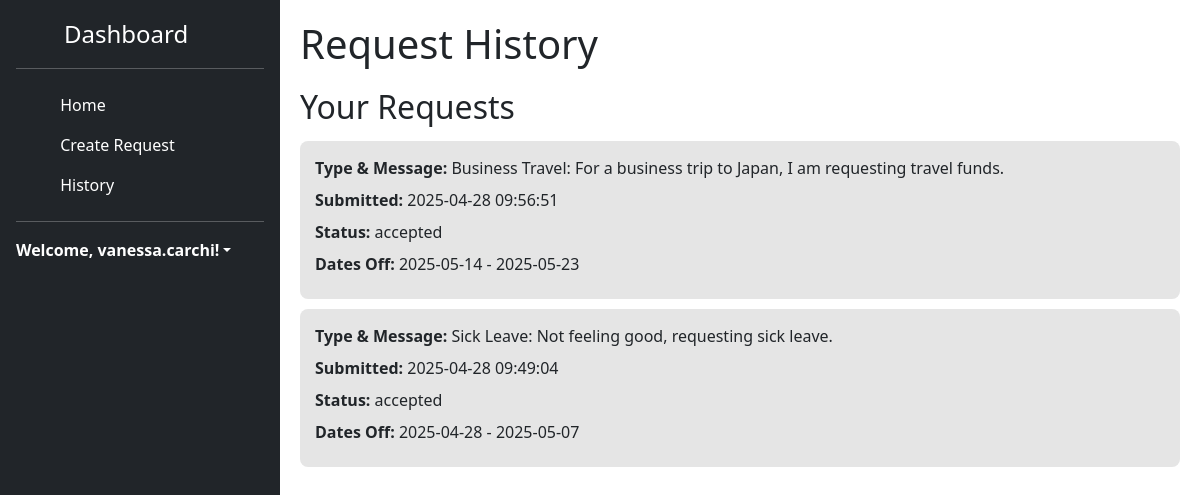
The app's page /request_history (signed in), older data.
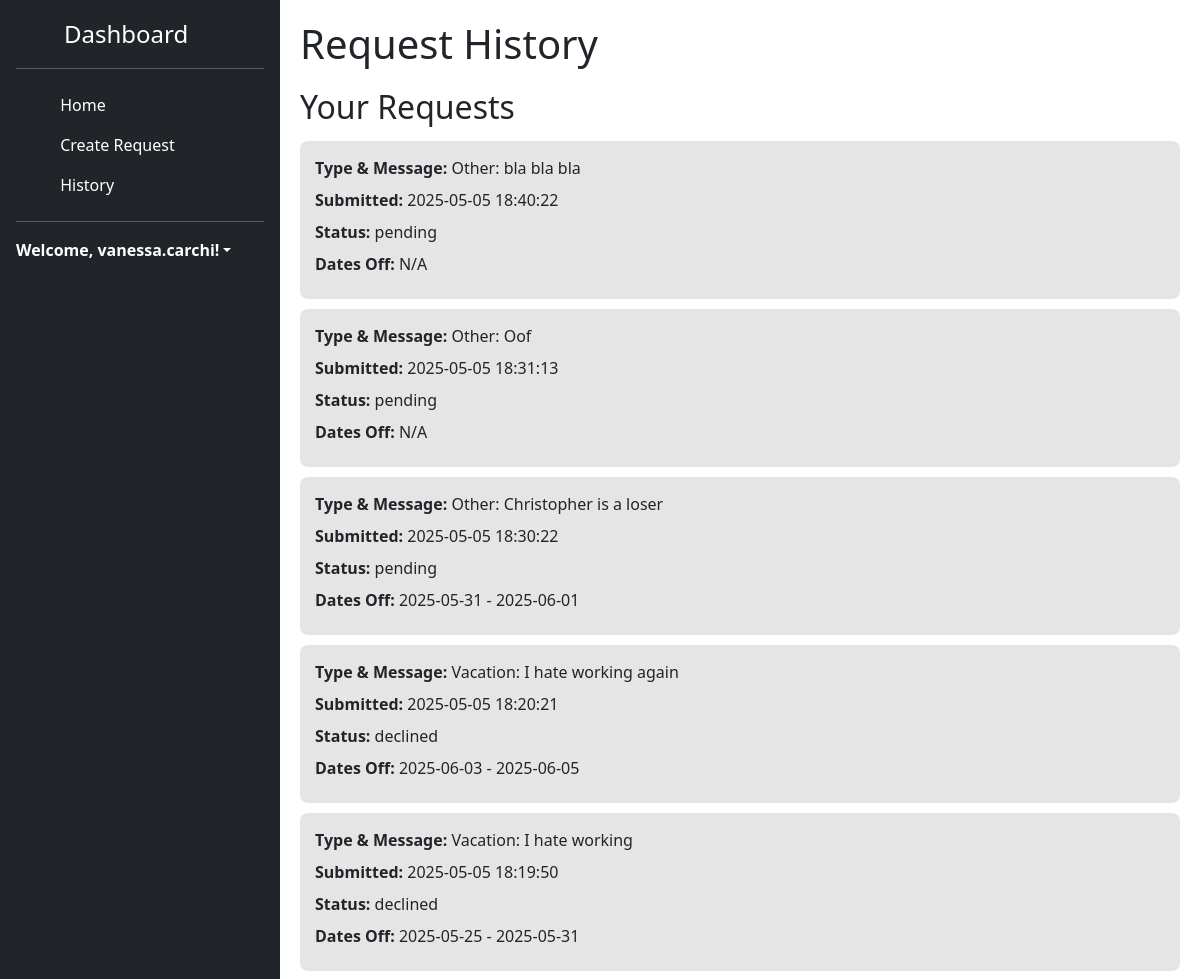
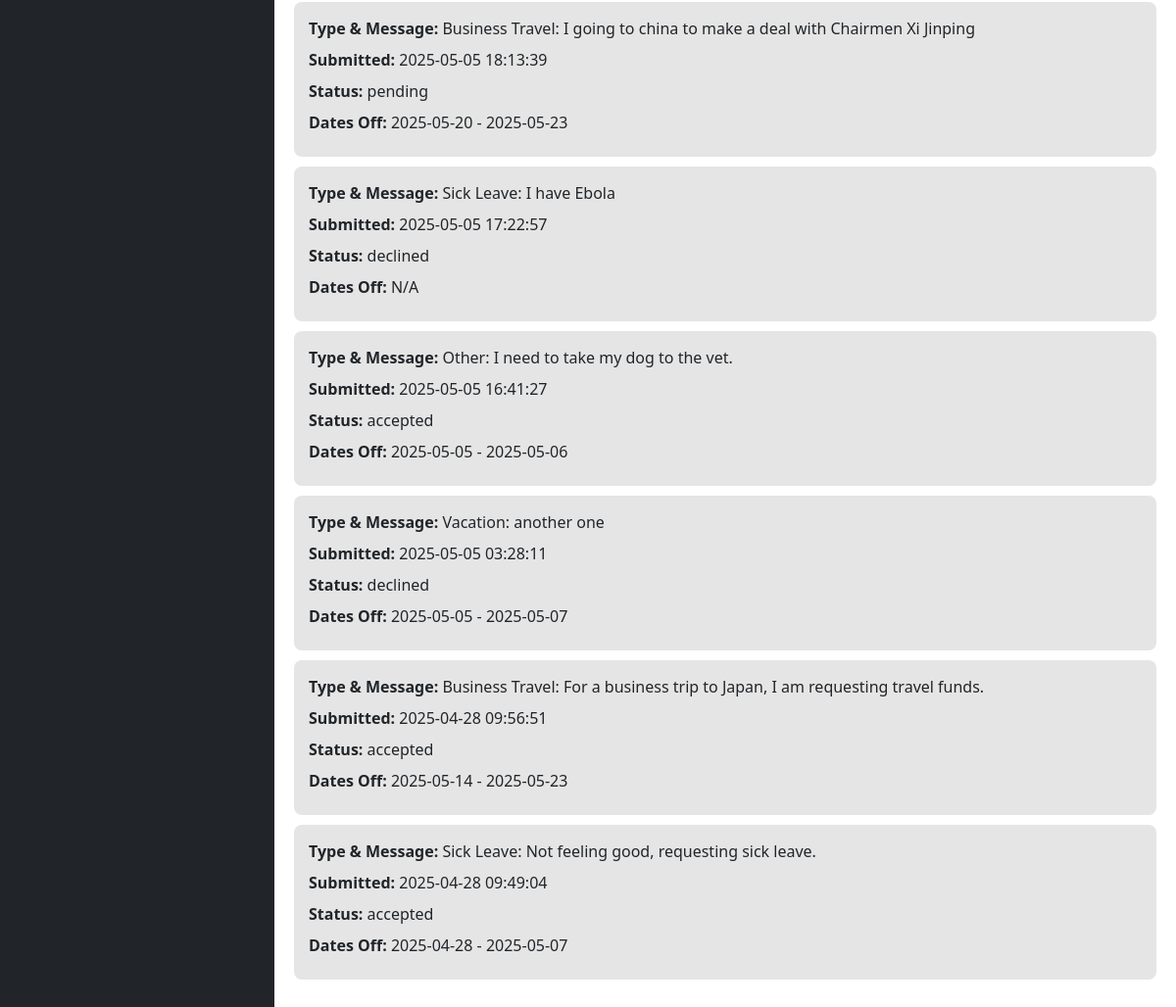
The same page, newer data (2 pictures, top to bottom).
### tables this page shows
CREATE TABLE requests (
    id INTEGER PRIMARY KEY AUTOINCREMENT,
    username TEXT NOT NULL,
    request TEXT NOT NULL,
    timestamp DATETIME DEFAULT CURRENT_TIMESTAMP
, status TEXT DEFAULT 'pending', user_id INTEGER, start_date TEXT, end_date TEXT, notified INTEGER DEFAULT 0, last_status TEXT DEFAULT NULL);

### main.py (the view, shortened to what this page needs)
@app.route("/request_history", methods=["GET","POST"])
def request_history():
    if "user" in session:
        username = session["user"]
        conn = sqlite3.connect("users.db")
        cursor = conn.cursor()
        cursor.execute("SELECT id FROM users WHERE username = ?", (username,))
        user_row = cursor.fetchone()
        if not user_row:
            conn.close()
            return "User not found", 404
        user_id = user_row[0]
        cursor.execute("""
            SELECT request, timestamp, status, start_date, end_date FROM requests
            WHERE user_id = ? ORDER BY timestamp DESC
        """, (user_id,))
        user_requests = cursor.fetchall()
        conn.close()
        return render_template("HTML/request_history.html", username=username, requests=user_requests)
    return redirect(url_for("login"))

### templates/HTML/request_history.html (shortened to what this page needs)
<!DOCTYPE html>
<html lang="en">
    <head>
        <link rel="stylesheet" href="{{ url_for('static', filename='CSS/sidebars.css') }}">
        <link rel="stylesheet" href="{{ url_for('static', filename='CSS/history.css') }}">
        <link href="https://cdn.jsdelivr.net/npm/bootstrap@5.3.2/dist/css/bootstrap.min.css" rel="stylesheet">
        <link rel="stylesheet" href="https://cdn.jsdelivr.net/npm/flatpickr/dist/flatpickr.min.css">
        <link rel="stylesheet" href="https://cdn.jsdelivr.net/npm/@docsearch/css@3">
        <link href="../assets/dist/css/bootstrap.min.css" rel="stylesheet">
    </head>
    <body>
  <div class="app-container">
    <div class="sidebar flex-column flex-shrink-0 p-3 text-bg-dark" style="width: 280px;">
      <div class="d-flex align-items-center mb-3 mb-md-0 me-md-auto text-white text-decoration-none">
        <svg class="bi pe-none me-2" width="40" height="32"><use xlink:href="#bootstrap"/></svg>
        <span class="fs-4">Dashboard</span>
      </div>
      <hr>
      <ul class="nav nav-pills flex-column mb-auto">
        <li class="nav-item">
          <a href="{{ url_for('dashboard') }}" class="nav-link text-white">
            <svg class="bi pe-none me-2" width="16" height="16"><use xlink:href="#home"/></svg>
            Home
          </a>
        </li>
        <li>
          <a href="{{ url_for('create_request') }}" class="nav-link text-white">
            <svg class="bi pe-none me-2" width="16" height="16"><use xlink:href="#table"/></svg>
            Create Request
          </a>
        </li>
        <li>
          <a href="{{ url_for('request_history') }}" class="nav-link text-white">
            <svg class="bi pe-none me-2" width="16" height="16"><use xlink:href="#grid"/></svg>
            History
          </a>
        </li>
      </ul>
      <hr>
      <div class="dropdown">
        <a href="#" class="d-flex align-items-center text-white text-decoration-none dropdown-toggle" data-bs-toggle="dropdown" aria-expanded="false">
          <strong>Welcome, {{username}}!</strong>
        </a>
      </div>
    </div>
    <div class="main-content">
      <h1>Request History</h1>
      <div class="requests-list">
        <h2>Your Requests</h2>
        {% if requests %}
          {% for req, timestamp, status, start_date, end_date in requests %}
            <div class="request-item">
              <p><strong>Type & Message:</strong> {{ req }}</p>
              <p><strong>Submitted:</strong> {{ timestamp }}</p>
              <p><strong>Status:</strong> {{ status }}</p>
              {% if start_date and end_date %}
                <p><strong>Dates Off:</strong> {{ start_date }} - {{ end_date }}</p>
              {% else %}
                <p><strong>Dates Off:</strong> N/A</p>
              {% endif %}
            </div>
          {% endfor %}
        {% else %}
          <p>No requests submitted yet.</p>
        {% endif %}
      </div>
    </body>
</html>

### static/CSS/sidebars.css (style rules this page uses)
body { min-height: 100vh; min-height: -webkit-fill-available; }
html { height: -webkit-fill-available; }
.dropdown-toggle { outline: 0; }
.nav-link { display: flex; align-items: center; padding: 10px 15px; color: white; border-radius: 6px; transition: background-color 0.2s ease; }

### static/CSS/history.css (style rules this page uses)
*,body { margin:0 }
* { padding:0;box-sizing:border-box }
body { font-family:Poppins,sans-serif; height:100vh; background:#f8f9fa; color:#000; }
.app-container { display: flex; height: 100vh; }
.main-content { flex:1; padding:20px; overflow-y:auto; }
.main-content h1 { margin-bottom:20px; }
.request-item { background:#E5E5E5; }
.requests-list { margin-top:20px; }
.requests-list h2 { margin-bottom:15px; }
.request-item { padding:15px; border-radius:8px; margin-bottom:10px; }
.request-item p { margin-bottom:8px }
.bi { vertical-align:-.125em; fill:currentColor }

Row changes from the older to the newer data that the page shows:
added requests: request "Other: bla bla bla", timestamp "2025-05-05 18:40:22", status "pending", shows "Dates Off:", start_date "N/A"
added requests: request "Other: Oof", timestamp "2025-05-05 18:31:13", status "pending", shows "Dates Off:", start_date "N/A"
added requests: request "Other: Christopher is a loser", timestamp "2025-05-05 18:30:22", status "pending", start_date "2025-05-31", end_date "2025-06-01"
added requests: request "Vacation: I hate working again", timestamp "2025-05-05 18:20:21", status "declined", start_date "2025-06-03", end_date "2025-06-05"
added requests: request "Vacation: I hate working", timestamp "2025-05-05 18:19:50", status "declined", start_date "2025-05-25", end_date "2025-05-31"
added requests: request "Business Travel: I going to china to make a deal with Chairmen Xi Jinping", timestamp "2025-05-05 18:13:39", status "pending", start_date "2025-05-20", end_date "2025-05-23"
added requests: request "Sick Leave: I have Ebola", timestamp "2025-05-05 17:22:57", status "declined", shows "Dates Off:", start_date "N/A"
added requests: request "Other: I need to take my dog to the vet.", timestamp "2025-05-05 16:41:27", status "accepted", start_date "2025-05-05", end_date "2025-05-06"
added requests: request "Vacation: another one", timestamp "2025-05-05 03:28:11", status "declined", start_date "2025-05-05", end_date "2025-05-07"
